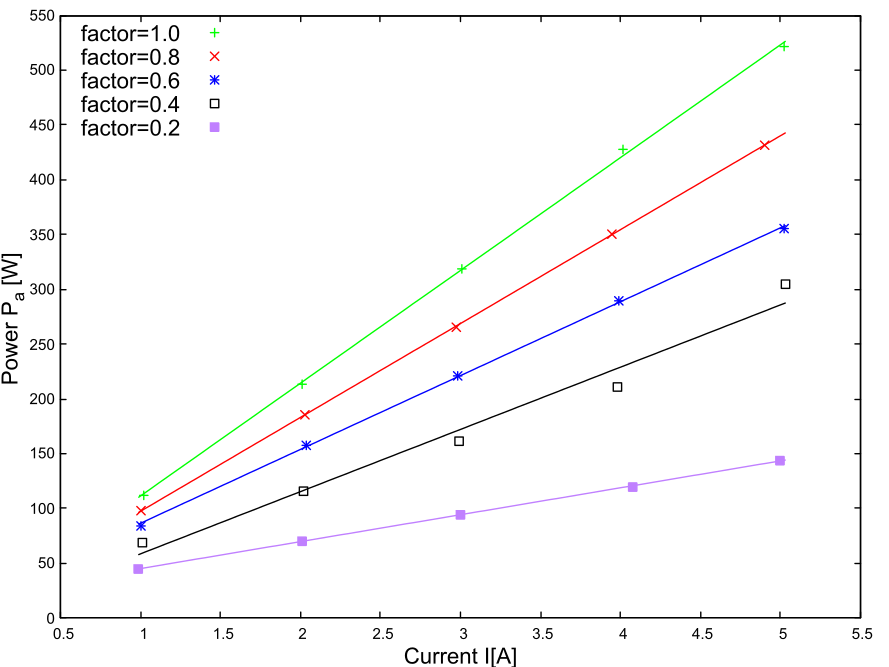

Reproduce this figure in gnuplot.
#!/usr/local/Cellar/gnuplot/5.4.3_1/bin/gnuplot
#
#    
#    	G N U P L O T
#    	Version 5.4 patchlevel 3    last modified 2021-12-24 
#    
#    	Copyright (C) 1986-1993, 1998, 2004, 2007-2021
#    	Thomas Williams, Colin Kelley and many others
#    
#    	gnuplot home:     http://www.gnuplot.info
#    	faq, bugs, etc:   type "help FAQ"
#    	immediate help:   type "help"  (plot window: hit 'h')
# set terminal qt 0 font "Sans,9"
# set output
unset clip points
set clip one
unset clip two
unset clip radial
set errorbars front 1.000000 
set border 31 front lt black linewidth 1.000 dashtype solid
set zdata 
set ydata 
set xdata 
set y2data 
set x2data 
set boxwidth
set boxdepth 0
set style fill  empty border
set style rectangle back fc  bgnd fillstyle   solid 1.00 border lt -1
set style circle radius graph 0.02 
set style ellipse size graph 0.05, 0.03 angle 0 units xy
set dummy x, y
set format x "% h" 
set format y "% h" 
set format x2 "% h" 
set format y2 "% h" 
set format z "% h" 
set format cb "% h" 
set format r "% h" 
set ttics format "% h"
set timefmt "%d/%m/%y,%H:%M"
set angles radians
set tics back
unset grid
unset raxis
set theta counterclockwise right
set style parallel front  lt black linewidth 2.000 dashtype solid
set key notitle
set key fixed left top vertical Right noreverse enhanced autotitle nobox
set key noinvert samplen 4 spacing 1 width 0 height 0 
set key maxcolumns 0 maxrows 0
set key noopaque
unset label
unset arrow
unset style line
unset style arrow
set style histogram clustered gap 2 title textcolor lt -1
unset object
unset walls
set style textbox  transparent margins  1.0,  1.0 border  lt -1 linewidth  1.0
set offsets 0, 0, 0, 0
set pointsize 1
set pointintervalbox 1
set encoding default
unset polar
unset parametric
unset spiderplot
unset decimalsign
unset micro
unset minussign
set view 60, 30, 1, 1
set view azimuth 0
set rgbmax 255
set samples 100, 100
set isosamples 10, 10
set surface 
unset contour
set cntrlabel  format '%8.3g' font '' start 5 interval 20
set mapping cartesian
set datafile separator whitespace
set datafile nocolumnheaders
unset hidden3d
set cntrparam order 4
set cntrparam linear
set cntrparam levels 5
set cntrparam levels auto
set cntrparam firstlinetype 0 unsorted
set cntrparam points 5
set size ratio 0 1,1
set origin 0,0
set style data points
set style function lines
unset xzeroaxis
unset yzeroaxis
unset zzeroaxis
unset x2zeroaxis
unset y2zeroaxis
set xyplane relative 0.5
set tics scale  1, 0.5, 1, 1, 1
set mxtics default
set mytics default
set mztics default
set mx2tics default
set my2tics default
set mcbtics default
set mrtics default
set nomttics
set xtics border in scale 1,0.5 mirror norotate  autojustify
set xtics  norangelimit autofreq 
set ytics border in scale 1,0.5 mirror norotate  autojustify
set ytics  norangelimit autofreq 
set ztics border in scale 1,0.5 nomirror norotate  autojustify
set ztics  norangelimit autofreq 
unset x2tics
unset y2tics
set cbtics border in scale 1,0.5 mirror norotate  autojustify
set cbtics  norangelimit autofreq 
set rtics axis in scale 1,0.5 nomirror norotate  autojustify
set rtics  norangelimit autofreq 
unset ttics
set title "" 
set title  font "" textcolor lt -1 norotate
set timestamp bottom 
set timestamp "" 
set timestamp  font "" textcolor lt -1 norotate
set trange [ * : * ] noreverse nowriteback
set urange [ * : * ] noreverse nowriteback
set vrange [ * : * ] noreverse nowriteback
set xlabel "Current I[A]" 
set xlabel  font "" textcolor lt -1 norotate
set x2label "" 
set x2label  font "" textcolor lt -1 norotate
set xrange [ * : * ] noreverse writeback
set x2range [ * : * ] noreverse writeback
set ylabel "Power P_a [W]" 
set ylabel  font "" textcolor lt -1 rotate
set y2label "" 
set y2label  font "" textcolor lt -1 rotate
set yrange [ * : * ] noreverse writeback
set y2range [ * : * ] noreverse writeback
set zlabel "" 
set zlabel  font "" textcolor lt -1 norotate
set zrange [ * : * ] noreverse writeback
set cblabel "" 
set cblabel  font "" textcolor lt -1 rotate
set cbrange [ * : * ] noreverse writeback
set rlabel "" 
set rlabel  font "" textcolor lt -1 norotate
set rrange [ * : * ] noreverse writeback
unset logscale
unset jitter
set zero 1e-08
set lmargin  -1
set bmargin  -1
set rmargin  -1
set tmargin  -1
set locale "ja_JP.UTF-8"
set pm3d explicit at s
set pm3d scansautomatic
set pm3d interpolate 1,1 flush begin noftriangles noborder corners2color mean
set pm3d clip z 
set pm3d nolighting
set palette positive nops_allcF maxcolors 0 gamma 1.5 color model RGB 
set palette rgbformulae 7, 5, 15
set colorbox default
set colorbox vertical origin screen 0.9, 0.2 size screen 0.05, 0.6 front  noinvert bdefault
set style boxplot candles range  1.50 outliers pt 7 separation 1 labels auto unsorted
set loadpath 
set fontpath
set psdir
set fit brief errorvariables nocovariancevariables errorscaling prescale nowrap v5
GNUTERM = "qt"
I = {0.0, 1.0}
VoxelDistance = 0.0
a = 102.947469689348
b = 8.31043141791965
FIT_CONVERGED = 1
FIT_NDF = 3
FIT_STDFIT = 0.59618925058924
FIT_WSSR = 1.06632486755448
FIT_P = 0.785208974337088
FIT_NITER = 4
a_err = 1.26691945576444
b_err = 4.22100602886982
c = 85.6996973470549
d = 11.5718988798498
c_err = 0.246930912324682
d_err = 0.808141914880795
e = 67.4123850968189
f = 18.9583703989819
e_err = 0.72518423697794
f_err = 2.40871448057806
g = 56.8060293619082
h = 1.64107573873371
g_err = 5.16482437290998
h_err = 17.1580876055476
i = 24.5728165644304
j = 20.4883852410686
i_err = 0.186808572718288
j_err = 0.623317253356006
## Last datafile plotted: "data02-C.txt"

set key font"Arial,16"
set tics font "Arial,11"
set xlabel font "Arial,16"
set ylabel font "Arial,16"

plot "data1-C.txt" u 1:3 title "factor=1.0" lc "green", "data08-C.txt" u 1:3 title "factor=0.8" lc "red", "data06-C.txt" u 1:3 title "factor=0.6" lc "blue", "data04-C.txt" u 1:3 title "factor=0.4" lc "black", "data02-C.txt" u 1:3 title "factor=0.2" lc "purple", a*x+b notitle lc "green" ,c*x+d notitle lc "red", e*x+f notitle lc "blue",g*x+h notitle lc "black",i*x+j notitle lc "purple"
## fit i*x+j "data02-C.txt" u 1:3 via i,j
#    EOF
